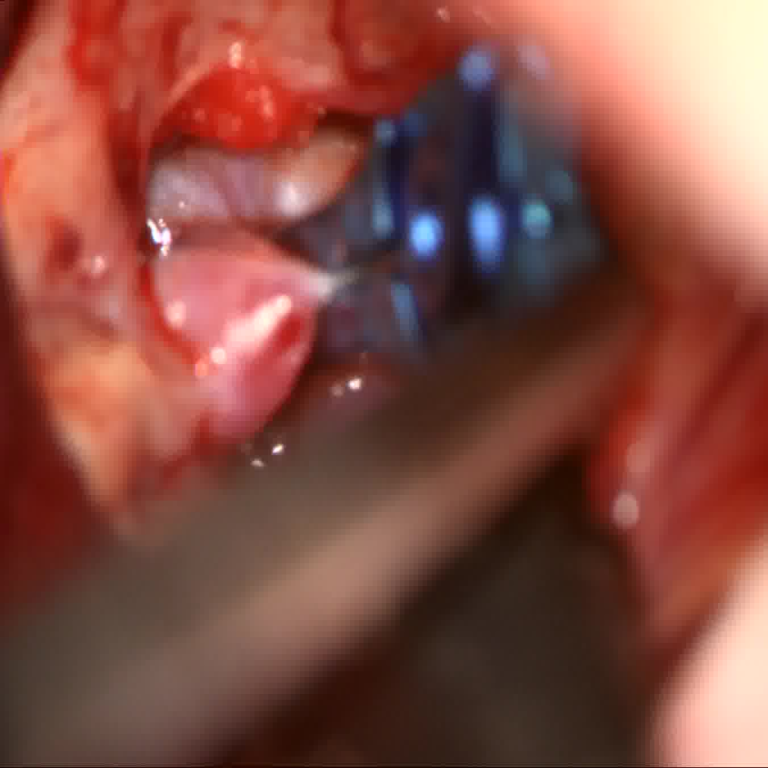
#> input picture Inpaint_Realism/lora/clean_clips2/clip_0027_s36.png, 768 x 768 px
$ python -i masks.py   (imports and definitions only)
#> lines starting #> are read from the running program, lines starting #| are printed output that depends on the picture; after the words box and inside, x2 and y2 are one past the last pixel; in counts of white or black regions, pixels touching at a corner belong together
"""
masks.py — editable-region construction and the pose-preserving recomposite.

The editable region is the clip plus a feathered contact ring; everything outside
it is copied verbatim from the original render so the pose ground truth cannot be
disturbed.
"""

import cv2
import numpy as np


def load_gray(path):
#> called with path = 'lora/clean_clips2/clip_0027_s36.png'
    img = cv2.imread(path, cv2.IMREAD_GRAYSCALE)
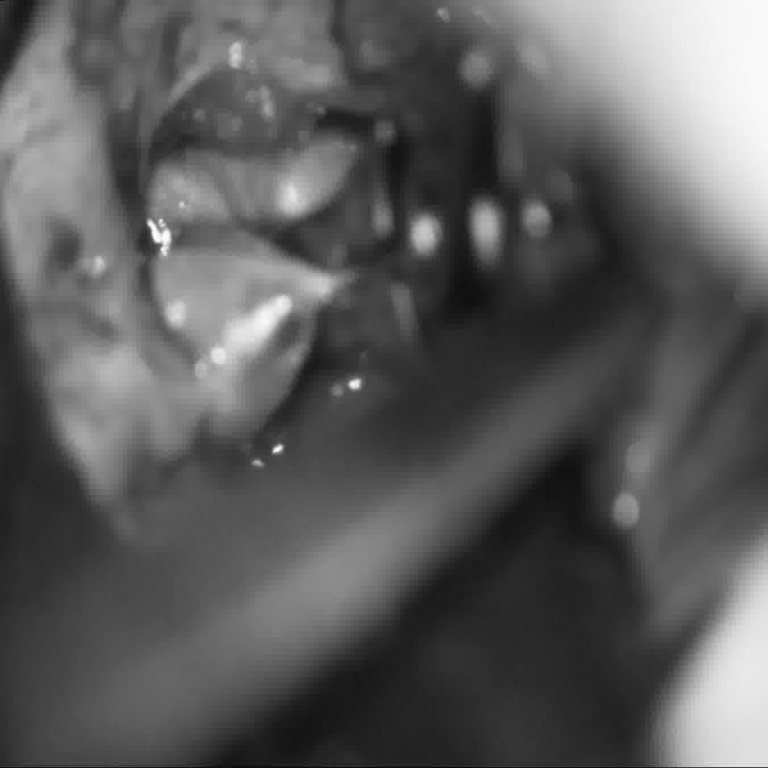
#> img: shape (768, 768); min 9, max 254, mean 91.6
    if img is None:
        raise FileNotFoundError(path)
    return img


def build_editable_mask(clip_mask_path, contact_mask_path=None,
                        dilate_px=21, feather_px=9, size=None):
    """
    Return:
      hard_mask  uint8 {0,255}  -- binary editable region (for the inpaint pipeline)
      alpha      float32 [0,1]  -- feathered matte (for the final recomposite)

    Uses the precomputed contact mask if available, else dilates the clip mask.
    """
    if contact_mask_path is not None:
        region = load_gray(contact_mask_path)
    elif dilate_px and dilate_px > 0:
        clip = load_gray(clip_mask_path)
        k = cv2.getStructuringElement(cv2.MORPH_ELLIPSE, (dilate_px, dilate_px))
        region = cv2.dilate((clip > 127).astype(np.uint8) * 255, k)
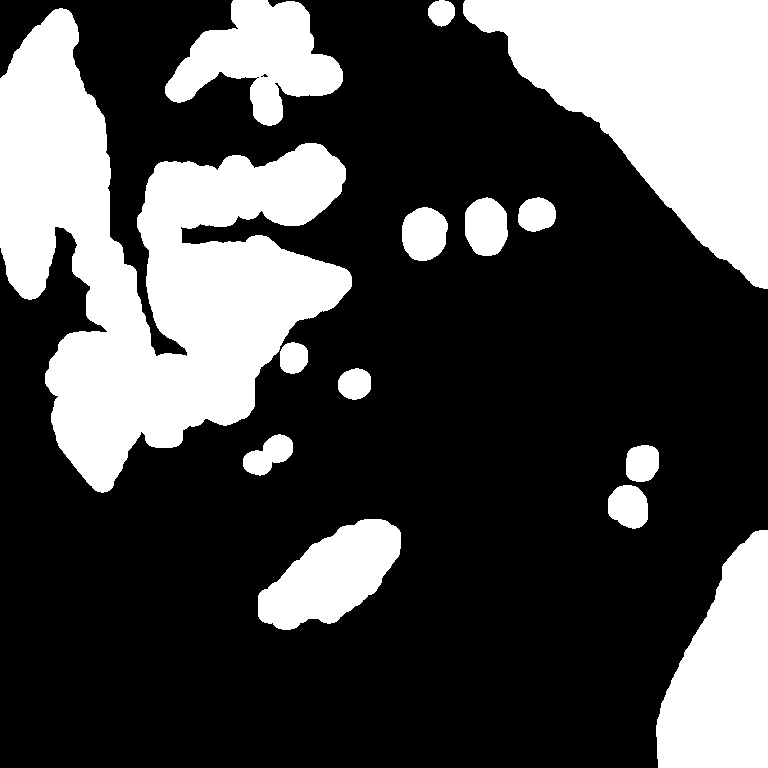
#> region: shape (768, 768); 30.1% white; 14 white regions, largest, box (x1, y1, x2, y2) and area: (0, 8, 352, 493) 80270, (463, 0, 768, 289) 46874, (656, 530, 768, 768) 18277
    else:                                   # dilate_px <= 0 -> exact clip silhouette
        clip = load_gray(clip_mask_path)
        region = (clip > 127).astype(np.uint8) * 255

    if size is not None and (region.shape[1], region.shape[0]) != size:
        region = cv2.resize(region, size, interpolation=cv2.INTER_NEAREST)

    hard_mask = (region > 127).astype(np.uint8) * 255

    # feathered alpha for seamless blending at the border
    if feather_px > 0:
        ksize = feather_px * 2 + 1
        alpha = cv2.GaussianBlur(hard_mask.astype(np.float32), (ksize, ksize), 0) / 255.0
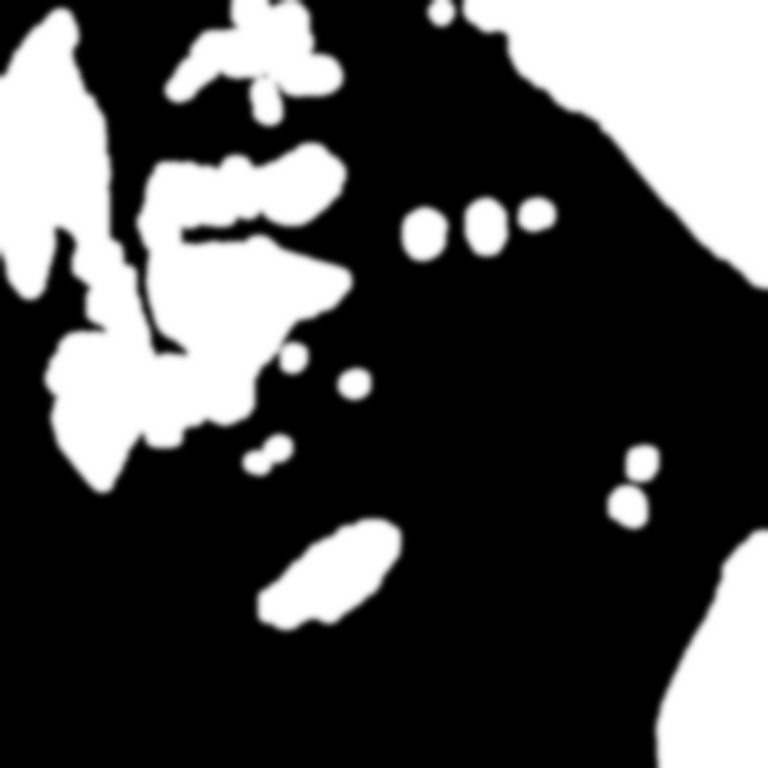
#> alpha: shape (768, 768) float32; min 0, max 1, mean 0.301
    else:
        alpha = hard_mask.astype(np.float32) / 255.0
    alpha = np.clip(alpha, 0.0, 1.0)
    return hard_mask, alpha


def recomposite(original_bgr, generated_bgr, alpha):
    """
    out = alpha * generated + (1 - alpha) * original

    With alpha == 0 outside the editable region, the output equals the original
    pixel-for-pixel there -> the clip's pose ground truth is preserved by
    construction (identical to the paper's mask-composite property).
    """
    a = alpha[..., None]
    out = a * generated_bgr.astype(np.float32) + (1.0 - a) * original_bgr.astype(np.float32)
    return np.clip(out, 0, 255).astype(np.uint8)

>>> result = build_editable_mask('lora/clean_clips2/clip_0027_s36.png')

$ run again, on Inpaint_Realism/lora/clean_clips2/clip_0033_s38.png
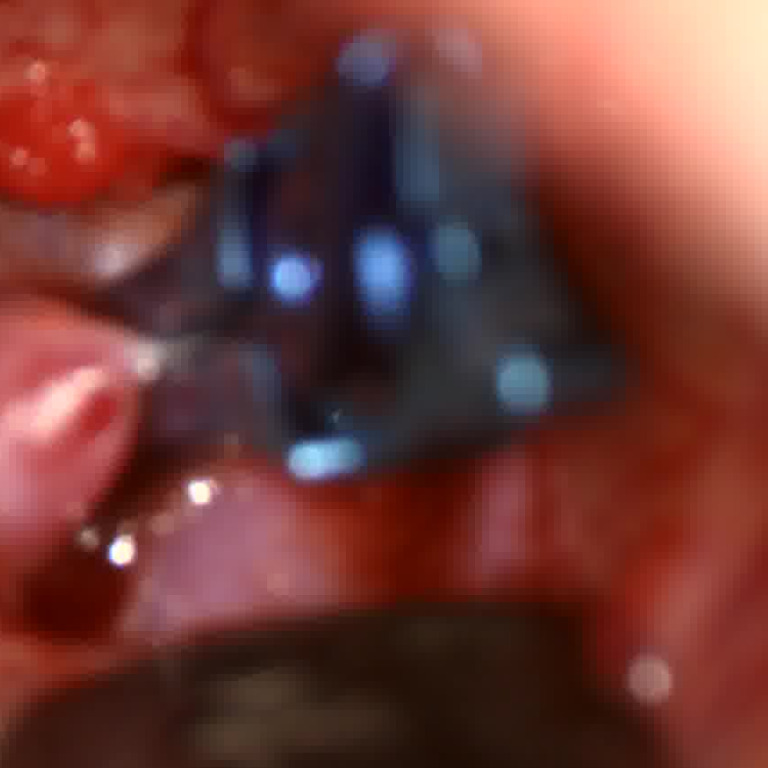
#> input picture Inpaint_Realism/lora/clean_clips2/clip_0033_s38.png, 768 x 768 px
#> in build_editable_mask, `region = cv2.dilate((clip > 127).astype(np.uint8) * 255, k)`:
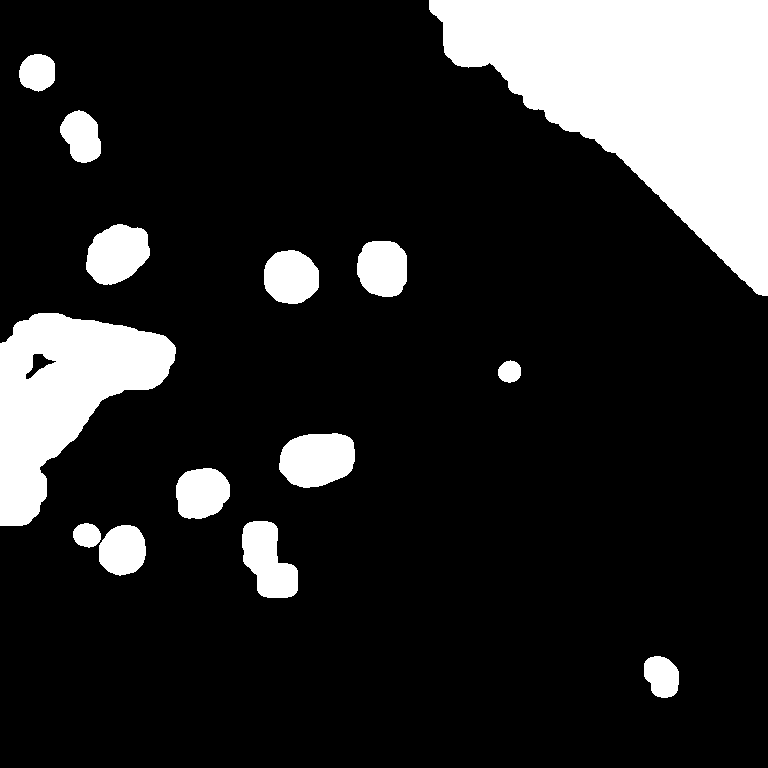
#> region: shape (768, 768); 16.1% white; 14 white regions, largest, box (x1, y1, x2, y2) and area: (429, 0, 768, 296) 52894, (0, 313, 176, 526) 19605, (279, 433, 355, 488) 3351
#> in build_editable_mask, `alpha = cv2.GaussianBlur(hard_mask.astype(np.float32), (ksize, ksize),..`:
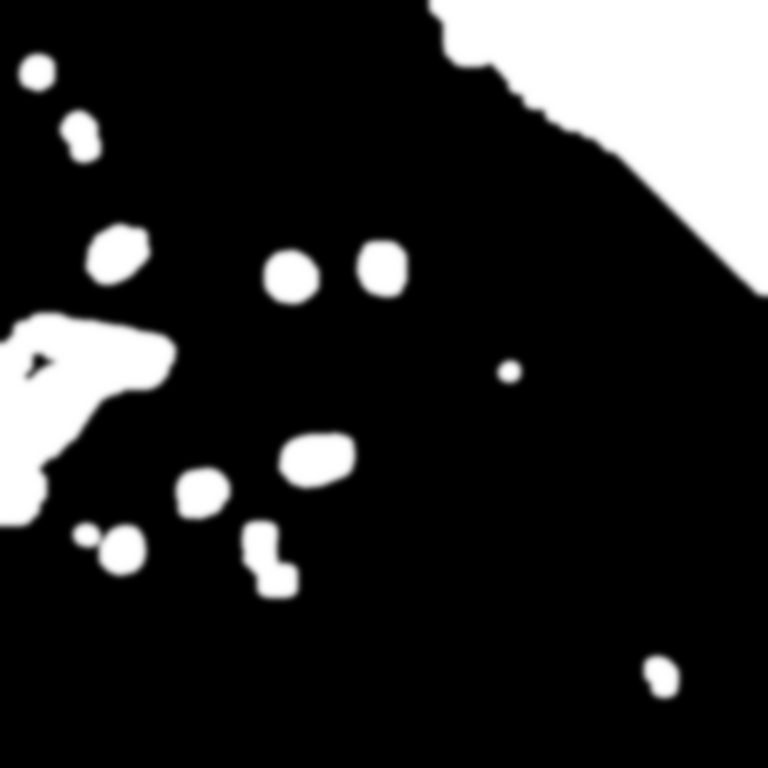
#> alpha: shape (768, 768) float32; min 0, max 1, mean 0.161

$ run again, on Inpaint_Realism/lora/clean_clips2/clip_0038_s40.png
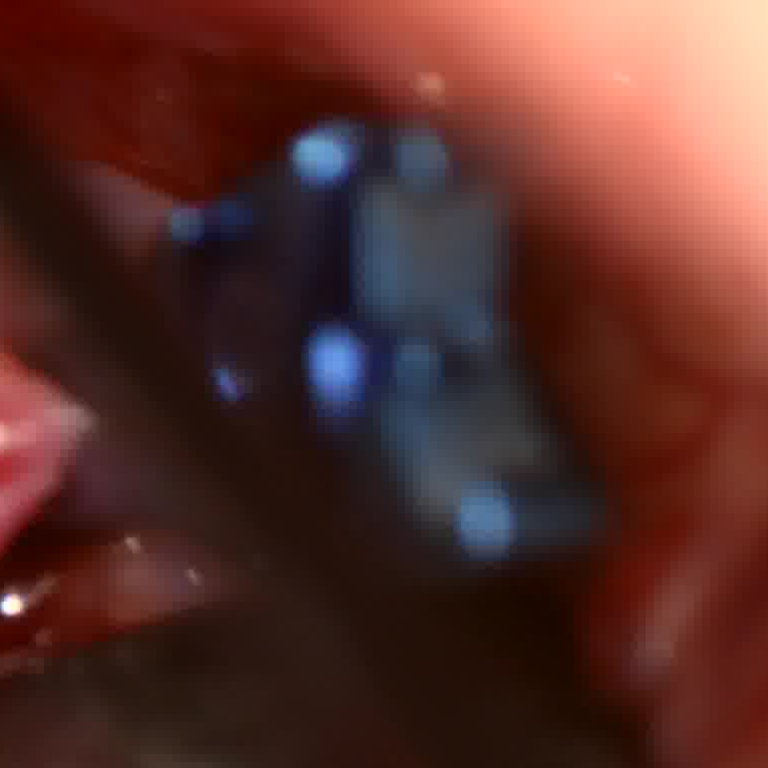
#> input picture Inpaint_Realism/lora/clean_clips2/clip_0038_s40.png, 768 x 768 px
#> in load_gray, `img = cv2.imread(path, cv2.IMREAD_GRAYSCALE)`:
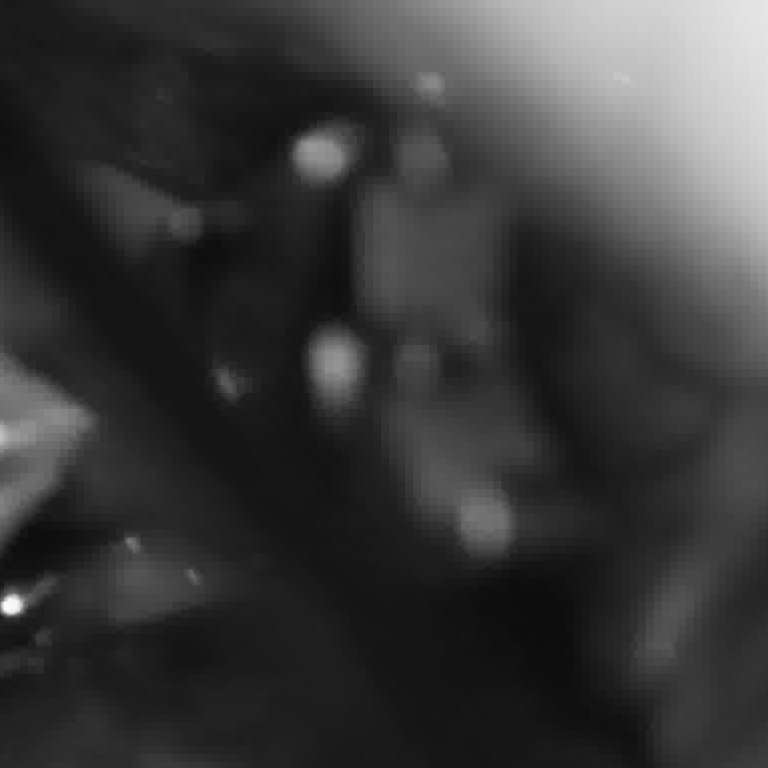
#> img: shape (768, 768); min 11, max 251, mean 56.9
#> in build_editable_mask, `region = cv2.dilate((clip > 127).astype(np.uint8) * 255, k)`:
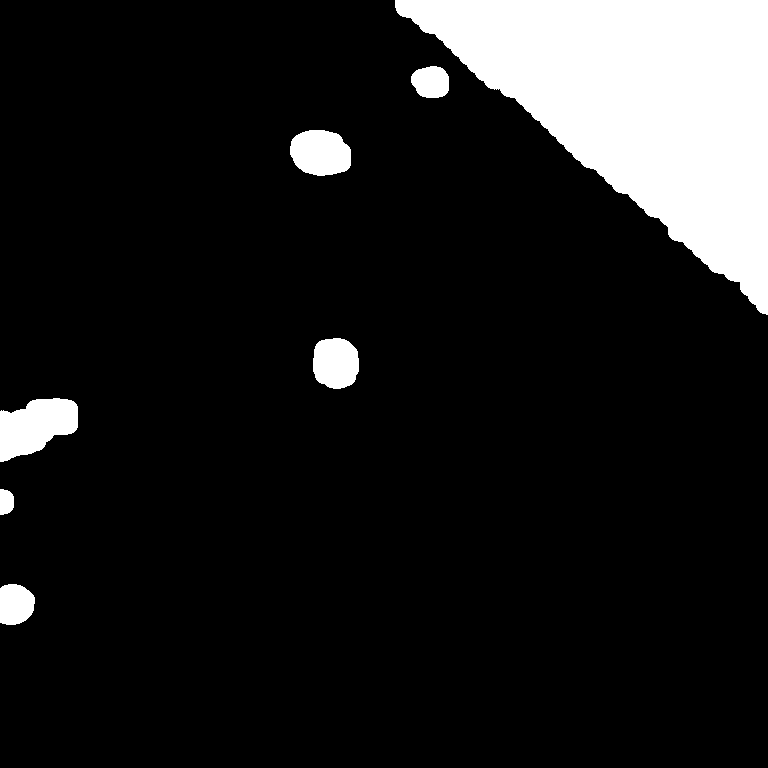
#> region: shape (768, 768); 11.8% white; 7 white regions, largest, box (x1, y1, x2, y2) and area: (395, 0, 768, 315) 59680, (0, 398, 78, 462) 3403, (290, 130, 351, 176) 2270

$ run again, on Inpaint_Realism/lora/clean_clips2/clip_0061_s55.png
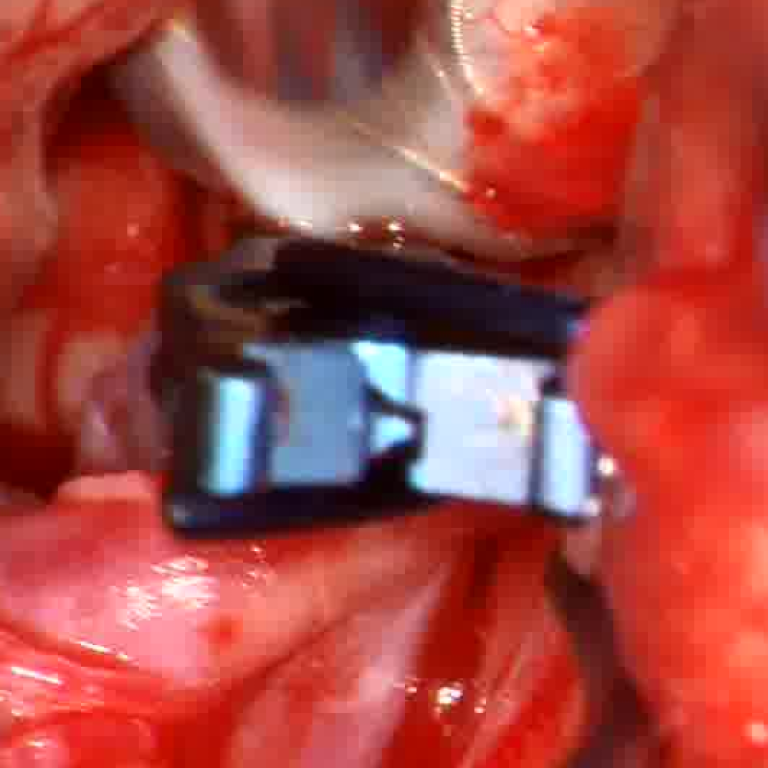
#> input picture Inpaint_Realism/lora/clean_clips2/clip_0061_s55.png, 768 x 768 px
#> in build_editable_mask, `region = cv2.dilate((clip > 127).astype(np.uint8) * 255, k)`:
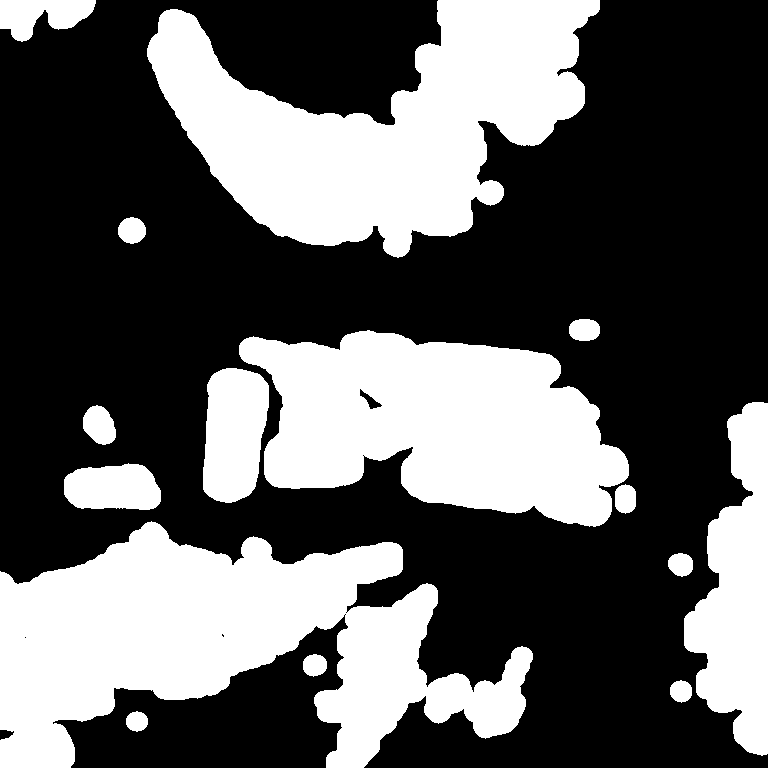
#> region: shape (768, 768); 36.8% white; 15 white regions, largest, box (x1, y1, x2, y2) and area: (0, 521, 533, 768) 69829, (147, 0, 600, 258) 60801, (239, 330, 629, 527) 50583
#> in build_editable_mask, `alpha = cv2.GaussianBlur(hard_mask.astype(np.float32), (ksize, ksize),..`:
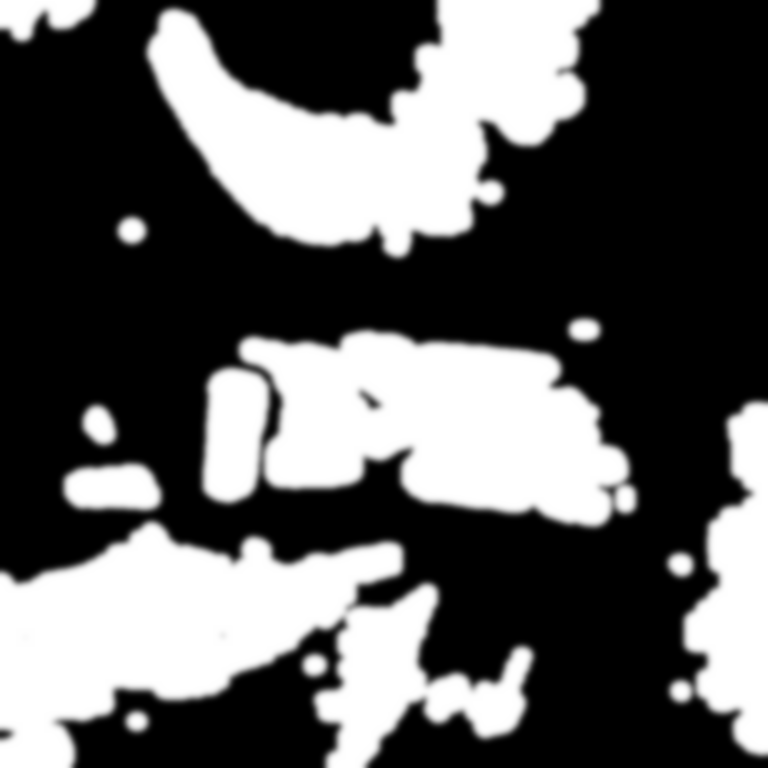
#> alpha: shape (768, 768) float32; min 0, max 1, mean 0.368
